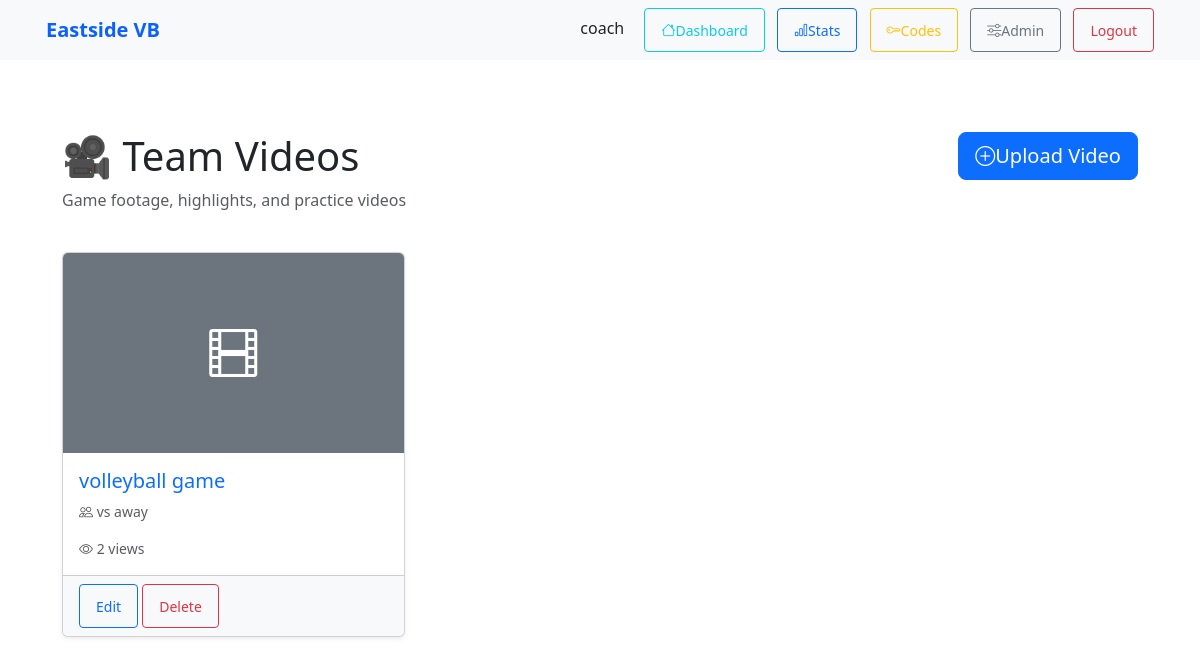
The page /videos/ (signed in) on the database its author committed.
### team/models.py (models this page shows, shortened)
class GameVideo(models.Model):
    GAME_TYPE_FULL = 'full'
    GAME_TYPE_HIGHLIGHT = 'highlight'
    GAME_TYPE_PRACTICE = 'practice'
    GAME_TYPE_CHOICES = [
        (GAME_TYPE_FULL, 'Full Game'),
        (GAME_TYPE_HIGHLIGHT, 'Highlights'),
        (GAME_TYPE_PRACTICE, 'Practice'),
    ]
    title = models.CharField(max_length=200, help_text="e.g., 'State Championship vs Lincoln High'")
    description = models.TextField(blank=True, help_text="Game summary, notes, or highlights")
    game_type = models.CharField(max_length=20, choices=GAME_TYPE_CHOICES, default=GAME_TYPE_FULL)
    game_date = models.DateField(null=True, blank=True, help_text="Date game was played")
    opponent = models.CharField(max_length=200, blank=True, help_text="Opponent team name")
    video = models.FileField(upload_to='videos/%Y/%m/', help_text="MP4, MOV, or MKV (max 2GB)")
    thumbnail = models.ImageField(upload_to='video_thumbnails/%Y/%m/', null=True, blank=True)
    duration_seconds = models.IntegerField(default=0, help_text="Video duration in seconds")
    file_size_mb = models.FloatField(default=0, help_text="File size in MB")
    uploaded_by = models.ForeignKey(User, on_delete=models.CASCADE, related_name='uploaded_videos', help_text="Coach who uploaded")
    is_featured = models.BooleanField(default=False, help_text="Show on home page")
    view_count = models.IntegerField(default=0)
    private = models.BooleanField(default=True, help_text="Only team members can view")
    uploaded_at = models.DateTimeField(auto_now_add=True)
    updated_at = models.DateTimeField(auto_now=True)
    class Meta:
        ordering = ['-game_date', '-uploaded_at']
        indexes = [models.Index(fields=['-game_date']), models.Index(fields=['-uploaded_at'])]

### team/views.py (the view)
# urls.py: path('videos/', video_list, name='video_list'),
@login_required
@user_passes_test(is_team_member)
def video_list(request):
    if is_coach(request.user):
        videos = GameVideo.objects.all().order_by('-game_date', '-uploaded_at')
    else:
        videos = GameVideo.objects.filter(private=True).order_by('-game_date', '-uploaded_at')
    context = {
        'videos': videos,
        'is_coach': is_coach(request.user),
    }
    return render(request, 'team/video_list.html', context)

### team/views.py (called while the page is built)
def is_coach(user):
    return user.is_staff or user.is_superuser

def is_team_member(user):
    if user.is_staff or user.is_superuser:
        return True
    return hasattr(user, 'playerprofile') and user.playerprofile is not None

### team/templates/team/video_list.html (shortened to what this page needs)
{% extends 'base.html' %}
{% load static %}
{% block content %}
<div class="container mt-5 mb-5">
    <div class="row mb-4">
        <div class="col-md-8">
            <h1>🎥 Team Videos</h1>
            <p class="text-muted">Game footage, highlights, and practice videos</p>
        </div>
        {% if is_coach %}
        <div class="col-md-4 text-md-end">
            <a href="{% url 'team:video_upload' %}" class="btn btn-primary btn-lg">
                <i class="bi bi-plus-circle"></i> Upload Video
            </a>
        </div>
        {% endif %}
    </div>
    {% if videos %}
        <div class="row g-4">
            {% for video in videos %}
                <div class="col-md-6 col-lg-4">
                    <a href="{% url 'team:video_detail' video.pk %}" class="text-decoration-none">
                        <div class="card h-100 video-card shadow-sm">
                            {% if video.thumbnail %}
                                <img src="{{ video.thumbnail.url }}" class="card-img-top" alt="{{ video.title }}" style="height: 200px; object-fit: cover;">
                            {% else %}
                                <div class="card-img-top bg-secondary d-flex align-items-center justify-content-center" style="height: 200px;">
                                    <i class="bi bi-film" style="font-size: 3rem; color: white;"></i>
                                </div>
                            {% endif %}
                            <div class="card-body">
                                <h5 class="card-title">{{ video.title }}</h5>
                                {% if video.opponent %}
                                    <p class="card-text text-muted small">
                                        <i class="bi bi-people"></i> vs {{ video.opponent }}
                                    </p>
                                {% endif %}
                                <div class="d-flex justify-content-between align-items-center small text-muted">
                                    <span><i class="bi bi-eye"></i> {{ video.view_count }} views</span>
                                    <span class="badge bg-{{ video.get_game_type_display|default:"secondary" }}">
                                    </span>
                                </div>
                            </div>
                            {% if is_coach %}
                            <div class="card-footer bg-light">
                                <a href="{% url 'team:video_edit' video.pk %}" class="btn btn-sm btn-outline-primary">Edit</a>
                                <a href="{% url 'team:video_delete' video.pk %}" class="btn btn-sm btn-outline-danger">Delete</a>
                            </div>
                            {% endif %}
                        </div>
                    </a>
                </div>
            {% endfor %}
        </div>
    {% endif %}
</div>
{% endblock %}

### team/templates/base.html (shortened to what this page needs)
<!doctype html>
<html lang="en">
  <head>
    {% load static %}
    <link href="https://cdn.jsdelivr.net/npm/bootstrap@5.3.2/dist/css/bootstrap.min.css" rel="stylesheet">
    <link rel="stylesheet" href="https://cdn.jsdelivr.net/npm/bootstrap-icons@1.11.0/font/bootstrap-icons.css">
    <link rel="stylesheet" href="{% static 'team/css/players.css' %}">
  </head>
  <body>
    <nav class="navbar navbar-expand-lg navbar-light bg-light">
      <div class="container">
        {% block brand %}
        <span class="navbar-brand navbar-brand-static">Eastside VB</span>
        {% endblock %}
        <div class="ms-auto">
          {% if user.is_authenticated %}
            <span class="me-3">{{ user.username }}</span>
            <a class="btn btn-sm btn-outline-info me-2" href="{% url 'team:player_dashboard' %}" title="My Dashboard">
              <i class="bi bi-house"></i> Dashboard
            </a>
            {% if user.is_staff %}
              <a class="btn btn-sm btn-outline-primary me-2" href="{% url 'team:player_stats_list' %}" title="View Team Stats">
                <i class="bi bi-bar-chart"></i> Stats
              </a>
              <a class="btn btn-sm btn-outline-warning me-2" href="{% url 'team:coach_codes' %}" title="Generate Access Codes">
                <i class="bi bi-key"></i> Codes
              </a>
              <a class="btn btn-sm btn-outline-secondary me-2" href="/admin/">
                <i class="bi bi-sliders"></i> Admin
              </a>
            {% endif %}
            <form method="post" action="{% url 'logout' %}" style="display:inline;">
              <button class="btn btn-sm btn-outline-danger" type="submit">Logout</button>
            </form>
          {% else %}
            <a class="btn btn-sm btn-outline-primary me-2" href="/signup/">Sign up</a>
            <a class="btn btn-sm btn-outline-success" href="/accounts/login/">Login</a>
          {% endif %}
        </div>
      </div>
    </nav>
    <main class="container py-4">
      {% block content %}{% endblock %}
    </main>
  </body>
</html>

### team/static/team/css/players.css (style rules this page uses)
.navbar-brand-static { cursor: default; pointer-events: none; color: #0b61ff; text-decoration: none; font-weight: 600; }

### team/templates/base.html (style rules this page uses)
.navbar-brand-static { cursor: default; pointer-events: none; color: #0b61ff; text-decoration: none; font-weight: 600; }
body { -webkit-font-smoothing: antialiased; -webkit-touch-callout: none; }
.btn { min-height: 44px; min-width: 44px; display: inline-flex; align-items: center; justify-content: center; padding: 0.5rem 1rem; }

### team/templates/team/video_list.html (style rules this page uses)
.video-card { transition: transform 0.2s, box-shadow 0.2s; }

### rows shown on the page
GameVideo: title "volleyball game", opponent "away", view_count "2"

### other values the page prints
{{ user.username }} "coach"
